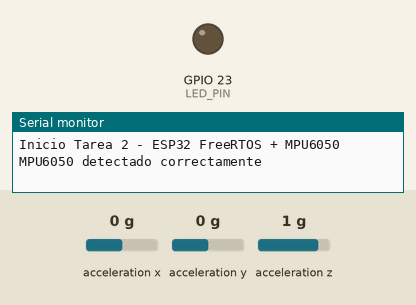
Simulated run of this sketch. Board: ESP32. On the bench: output pins drawn as LEDs (lit = HIGH), the last lines printed to the serial monitor. Wiring (inferred from the names in the program): MPU-6050 motion sensor at I2C address 0x68. Dashed ring = blinking. The inputs (shaded band) are chosen by the test bench; at power-on: acceleration x 0 g, acceleration y 0 g, acceleration z 1 g.

Above: at 1.5 s.
At 3.1 s:
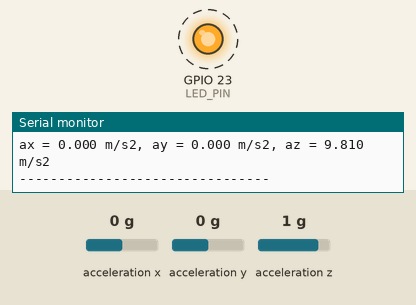
Timing chart, 0 to 4.0 s (numbered marks = the images above):
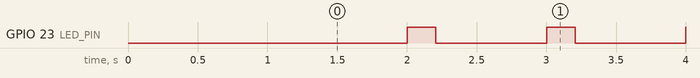

Measured:
- by itself, GPIO 23 (LED_PIN): alternates HIGH for 0.21 s and LOW for 0.79 s

The sketch:

Tarea2_RTOS.ino
```cpp
// Práctica 2 - Tarea 2
// ESP32 + FreeRTOS + MPU6050 por I2C
//
// Tarea 1: lee aceleración cada 100 ms
// Tarea 2: manda los datos por UART cada 1 s
//          y enciende un LED durante 200 ms

#include <Wire.h>

#define LED_PIN 23
#define SDA_PIN 21
#define SCL_PIN 22

#define MPU_ADDR 0x68   // Dirección I2C normal del MPU6050

// Variables globales donde guardamos la última aceleración leída
float ax = 0;
float ay = 0;
float az = 0;

int contadorMuestras = 0;

// ---------------- TAREA DE MUESTREO ----------------
void tareaMuestreo(void *parameter) {
  TickType_t tiempoAnterior = xTaskGetTickCount();

  while (true) {
    // Pedimos al MPU6050 que empiece a leer desde el registro 0x3B,
    // que es donde empiezan los datos de aceleración
    Wire.beginTransmission(MPU_ADDR);
    Wire.write(0x3B);
    Wire.endTransmission(false);

    // Pedimos 6 bytes: 2 para X, 2 para Y y 2 para Z
    Wire.requestFrom(MPU_ADDR, 6, true);

    if (Wire.available() == 6) {
      int16_t rawX = (Wire.read() << 8) | Wire.read();
      int16_t rawY = (Wire.read() << 8) | Wire.read();
      int16_t rawZ = (Wire.read() << 8) | Wire.read();

      // Convertimos a m/s2.
      // En rango ±2g, el MPU6050 usa 16384 cuentas por cada g.
      ax = (rawX / 16384.0) * 9.81;
      ay = (rawY / 16384.0) * 9.81;
      az = (rawZ / 16384.0) * 9.81;

      contadorMuestras++;
    }

    // Espera hasta completar un periodo de 100 ms
    vTaskDelayUntil(&tiempoAnterior, pdMS_TO_TICKS(100));
  }
}

// ---------------- TAREA DE ENVÍO UART ----------------
void tareaUART(void *parameter) {
  TickType_t tiempoAnterior = xTaskGetTickCount();

  while (true) {
    // Esta tarea se ejecuta cada 1 segundo
    vTaskDelayUntil(&tiempoAnterior, pdMS_TO_TICKS(1000));

    // Encendemos LED al enviar datos
    digitalWrite(LED_PIN, HIGH);

    Serial.print("Muestras tomadas en el ultimo segundo: ");
    Serial.println(contadorMuestras);

    Serial.print("ax = ");
    Serial.print(ax, 3);
    Serial.print(" m/s2, ay = ");
    Serial.print(ay, 3);
    Serial.print(" m/s2, az = ");
    Serial.print(az, 3);
    Serial.println(" m/s2");

    Serial.println("--------------------------------");

    // Reiniciamos el contador para el siguiente segundo
    contadorMuestras = 0;

    // LED encendido durante 200 ms
    vTaskDelay(pdMS_TO_TICKS(200));
    digitalWrite(LED_PIN, LOW);
  }
}

// ---------------- SETUP ----------------
void setup() {
  Serial.begin(115200);
  delay(1000);

  pinMode(LED_PIN, OUTPUT);
  digitalWrite(LED_PIN, LOW);

  Serial.println("Inicio Tarea 2 - ESP32 FreeRTOS + MPU6050");

  // Inicializamos I2C
  Wire.begin(SDA_PIN, SCL_PIN);

  // Despertamos el MPU6050.
  // El registro 0x6B controla el modo sleep.
  // Escribimos 0 para sacarlo del modo reposo.
  Wire.beginTransmission(MPU_ADDR);
  Wire.write(0x6B);
  Wire.write(0);
  byte error = Wire.endTransmission(true);

  if (error != 0) {
    Serial.println("ERROR: No se detecta el MPU6050");
    Serial.println("Revisa VCC, GND, SDA y SCL");

    while (true) {
      digitalWrite(LED_PIN, HIGH);
      delay(100);
      digitalWrite(LED_PIN, LOW);
      delay(100);
    }
  }

  Serial.println("MPU6050 detectado correctamente");

  // Creamos tarea de muestreo
  xTaskCreate(
    tareaMuestreo,
    "Tarea Muestreo",
    4096,
    NULL,
    2,
    NULL
  );

  // Creamos tarea UART
  xTaskCreate(
    tareaUART,
    "Tarea UART",
    4096,
    NULL,
    1,
    NULL
  );
}

// ---------------- LOOP ----------------
void loop() {
  // El trabajo lo hacen las tareas
  vTaskDelay(pdMS_TO_TICKS(1000));
}
```
